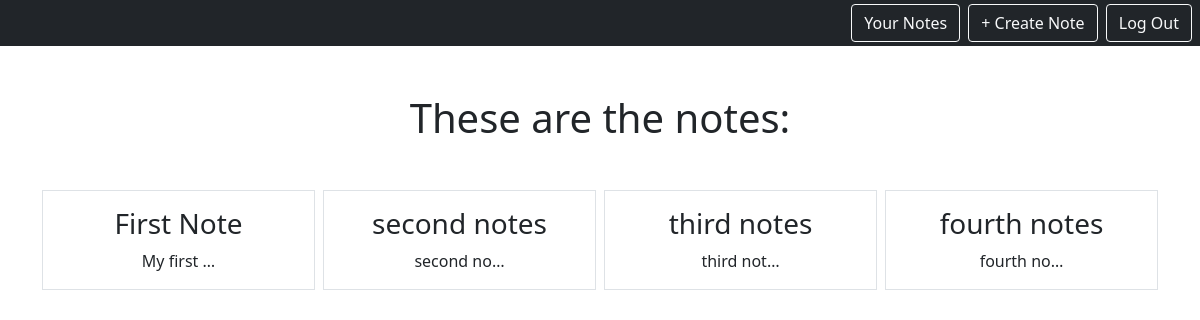
Page /smart/notes (signed in) on the earlier database version.
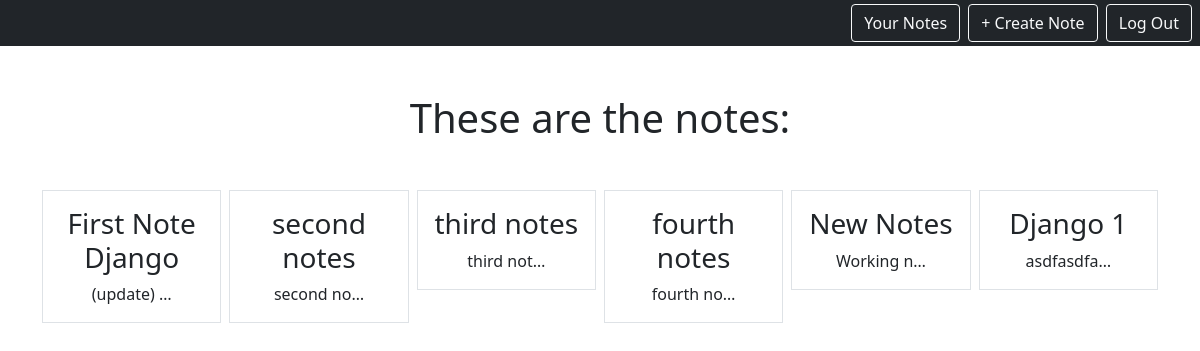
Same page on the later database version.
### notes/models.py (models this page shows)
class Notes(models.Model):
    title = models.CharField(max_length=200)
    text = models.TextField()
    created = models.DateTimeField(auto_now_add=True)
    user = models.ForeignKey(User, on_delete=models.CASCADE, related_name="notes")

### notes/views.py (the view)
# urls.py: path('notes', views.NotesListView.as_view(), name="notes.list"),
class NotesListView(LoginRequiredMixin, ListView):
    model = Notes
    context_object_name = "notes"
    template_name = "notes/notes_list.html"
    login_url="/admin"
    def get_queryset(self):
        return self.request.user.notes.all()

### notes/templates/notes/notes_list.html
{% extends 'base.html' %}
{% block content %}
    <h1 class="my-5">These are the notes:</h1>
    <div class="row row-col3 g-2">
        {% for note in notes %}
            <div class="col">
                <div class="p-3 border">
                    <a href="{% url 'notes.detail' pk=note.id %}" class="text-dark text-decoration-none"><h3>{{note.title}}</h3></a>
                    {{note.text|truncatechars:10}}
                </div>
            </div>
        {% endfor %}
    </div>
{% endblock %}

Differences in the rows shown:
changed Notes: title "First Note" → "First Note Django"; text "My first …" → "(update) …"
added Notes: title "New Notes", text "Working n…"
added Notes: title "Django 1", text "asdfasdfa…"
